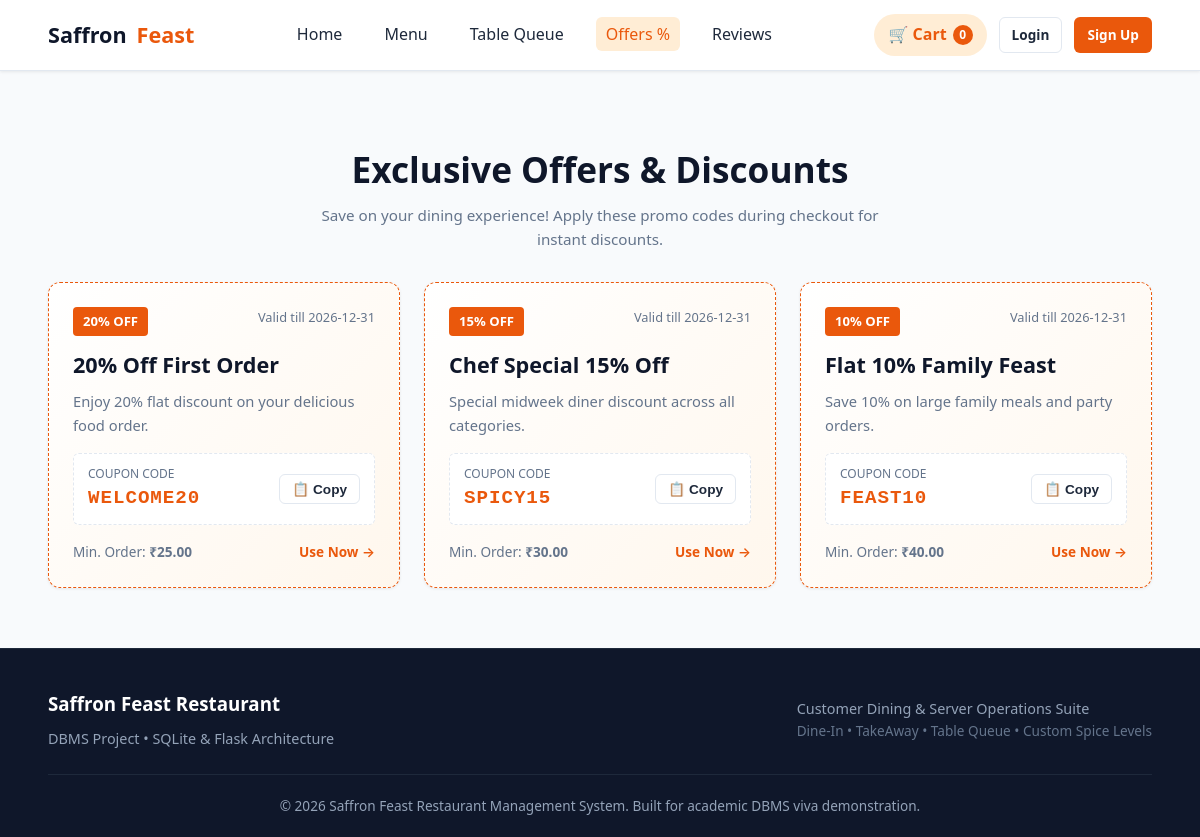
/offers, run on an earlier commit of the app's database.
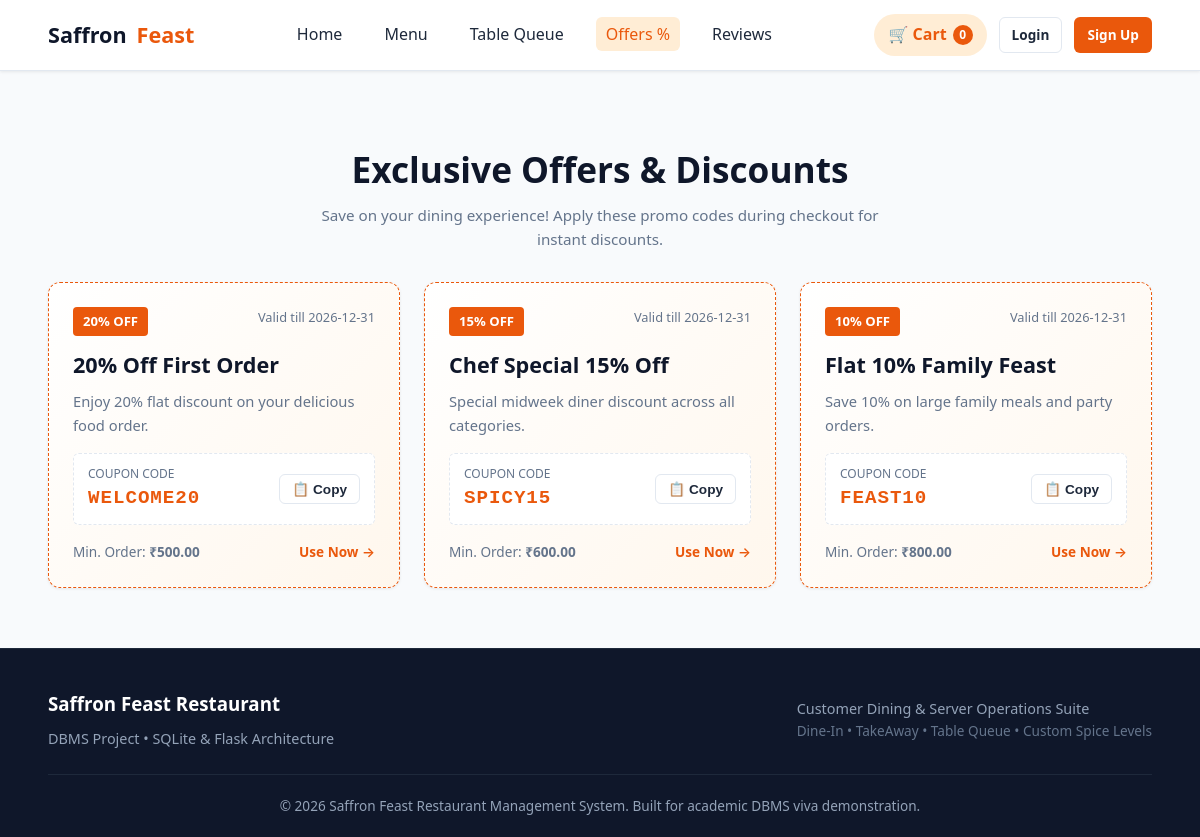
And on a later commit of the database.
### tables this page shows
CREATE TABLE offers (
    id INTEGER PRIMARY KEY AUTOINCREMENT,
    code TEXT UNIQUE NOT NULL,
    title TEXT NOT NULL,
    description TEXT,
    discount_percent REAL NOT NULL CHECK(discount_percent > 0 AND discount_percent <= 100),
    min_order_amount REAL DEFAULT 0,
    is_active INTEGER DEFAULT 1,
    valid_until TEXT
);

### app.py (the view)
@app.route('/offers')
def customer_offers():
    conn = get_db()
    offers = conn.execute("SELECT * FROM offers WHERE is_active = 1 ORDER BY discount_percent DESC").fetchall()
    conn.close()
    return render_template('customer/offers.html', offers=offers)

### app.py (called while the page is built)
@app.context_processor
def inject_global_data():
    cart_count = 0
    if 'cart' in session:
        cart_count = sum(item.get('quantity', 1) for item in session['cart'].values())
    return {
        'current_user': {
            'id': session.get('user_id'),
            'name': session.get('user_name'),
            'role': session.get('user_role'),
            'email': session.get('user_email')
        },
        'cart_count': cart_count
    }

### database.py (called while the page is built)
def get_db():
    conn = sqlite3.connect(DATABASE_PATH)
    conn.row_factory = sqlite3.Row
    conn.execute("PRAGMA foreign_keys = ON;")
    return conn

### templates/customer/offers.html (shortened to what this page needs)
{% extends 'base.html' %}
{% block content %}
<div class="container">
  <div class="section-header" style="text-align: center; max-width: 600px; margin: 0 auto 30px;">
    <div>
      <h1 style="font-size: 2.2rem; font-weight: 800; color: var(--secondary); margin-bottom: 6px;">
        Exclusive Offers & Discounts
      </h1>
      <p>Save on your dining experience! Apply these promo codes during checkout for instant discounts.</p>
    </div>
  </div>
  {% if offers %}
  <div class="grid-3">
    {% for off in offers %}
    <div class="offer-card">
      <div style="display: flex; justify-content: space-between; align-items: flex-start; margin-bottom: 12px;">
        <span class="badge" style="background: var(--primary); color: #fff; font-size: 0.82rem; padding: 4px 10px;">
          {{ off.discount_percent|int }}% OFF
        </span>
        <span style="font-size: 0.8rem; color: var(--text-muted);">
          Valid till {{ off.valid_until or 'End of Month' }}
        </span>
      </div>
      <h3 style="font-size: 1.35rem; color: var(--secondary); margin-bottom: 8px;">
        {{ off.title }}
      </h3>
      <p style="color: var(--text-muted); font-size: 0.92rem; margin-bottom: 16px;">
        {{ off.description }}
      </p>
      <div style="background: #fff; border: 1px dashed var(--border-color); border-radius: var(--radius-sm); padding: 10px 14px; display: flex; justify-content: space-between; align-items: center; margin-bottom: 16px;">
        <div>
          <span style="font-size: 0.75rem; text-transform: uppercase; color: var(--text-muted); display: block;">Coupon Code</span>
          <span style="font-family: monospace; font-size: 1.2rem; font-weight: 800; color: var(--primary); letter-spacing: 0.05em;">{{ off.code }}</span>
        </div>
        <button type="button" class="btn btn-outline btn-sm" onclick="applyCouponCode('{{ off.code }}')">
          📋 Copy
        </button>
      </div>
      <div style="display: flex; justify-content: space-between; align-items: center; font-size: 0.85rem; color: var(--text-muted);">
        <span>Min. Order: <strong>₹{{ "%.2f"|format(off.min_order_amount) }}</strong></span>
        <a href="{{ url_for('menu') }}" style="color: var(--primary); font-weight: 600;">Use Now &rarr;</a>
      </div>
    </div>
    {% endfor %}
  </div>
  {% else %}
    <div class="receipt-card" style="text-align: center; padding: 40px;">
      <p style="color: var(--text-muted);">No active offers at this moment. Check back soon for seasonal promotions!</p>
    </div>
  {% endif %}
</div>
{% endblock %}

What changed in the data, as far as the page shows it:
changed offers "20% Off First Order": min_order_amount "25.00" → "500.00"
changed offers "Chef Special 15% Off": min_order_amount "30.00" → "600.00"
changed offers "Flat 10% Family Feast": min_order_amount "40.00" → "800.00"
